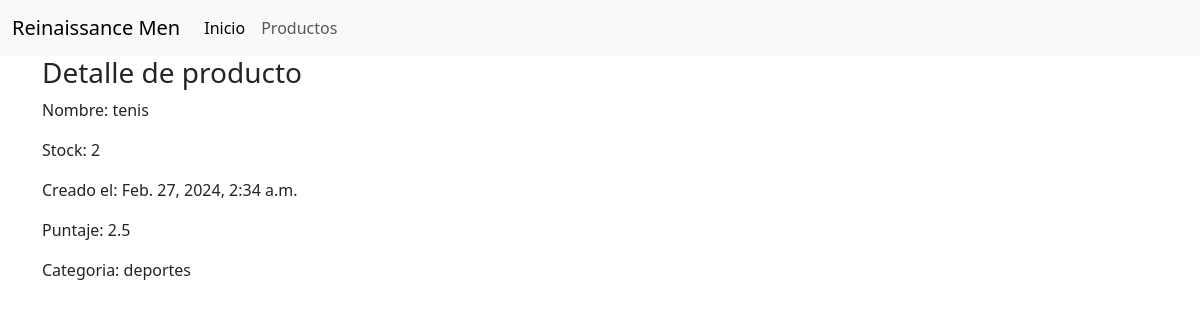
/products/1, run on the app's committed database.
### productos/models.py (models this page shows, shortened)
class Producto (models.Model):
    nombre = models.CharField(max_length=255)
    stock = models.IntegerField()
    puntaje =  models.FloatField()
    categoria = models.ForeignKey(Categoria, on_delete = models.CASCADE)
    creacion = models.DateTimeField(default = timezone.now)

class Categoria (models.Model):
    nombre = models.CharField(max_length=255)
    def __str__(self):
        return self.nombre

### productos/views.py (the view)
def detalle(request, urlparam):
    objeto = Producto.objects.get(id = urlparam)
    return render(
        request,
        'detalle_obj.html',
        context={'obj' : objeto}
    )

### productos/templates/detalle_obj.html
{% extends 'base.html' %}
{% block content %}
    <div>
        <h3>Detalle de producto</h3>
        <p>Nombre: {{obj.nombre}}</p>
        <p>Stock: {{obj.stock}}</p>
        <p>Creado el: {{obj.creacion}}</p>
        <p>Puntaje: {{obj.puntaje}}</p>
        <p>Categoria: {{obj.categoria}}</p>
    </div>
{% endblock %}

### data on the page
Producto: nombre "tenis", stock "2", creacion "Feb. 27, 2024, 2:34 a.m.", puntaje "2.5", categoria "deportes"
